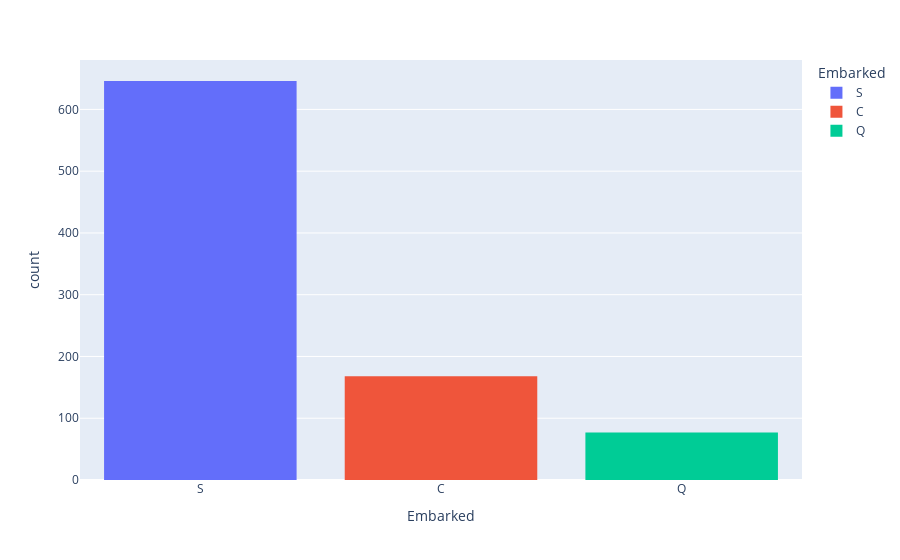

Notebook code for this chart:
### Markdown cell above
Many peope were trvelling in 3rd class in titanic

### Code cell
# checking how many people started their journey from various locations.
fig = px.histogram(data, x='Embarked', color='Embarked')
fig.show()

### Figure 1 — Plotly figure (JSON) as saved in the notebook; plotly's stock layout.template omitted (floating-point values rounded to 4 significant figures; data arrays with more than 128 entries replaced by an {"elided": "..."} marker saying what was removed)
{"data": [{"alignmentgroup": "True", "bingroup": "x", "hovertemplate": "Embarked=%{x}<br>count=%{y}<extra></extra>", "legendgroup": "S", "marker": {"color": "#636efa", "pattern": {"shape": ""}}, "name": "S", "offsetgroup": "S", "orientation": "v", "showlegend": true, "type": "histogram", "x": {"elided": "646 str values"}, "xaxis": "x", "yaxis": "y"}, {"alignmentgroup": "True", "bingroup": "x", "hovertemplate": "Embarked=%{x}<br>count=%{y}<extra></extra>", "legendgroup": "C", "marker": {"color": "#EF553B", "pattern": {"shape": ""}}, "name": "C", "offsetgroup": "C", "orientation": "v", "showlegend": true, "type": "histogram", "x": {"elided": "168 str values"}, "xaxis": "x", "yaxis": "y"}, {"alignmentgroup": "True", "bingroup": "x", "hovertemplate": "Embarked=%{x}<br>count=%{y}<extra></extra>", "legendgroup": "Q", "marker": {"color": "#00cc96", "pattern": {"shape": ""}}, "name": "Q", "offsetgroup": "Q", "orientation": "v", "showlegend": true, "type": "histogram", "x": ["Q", "Q", "Q", "Q", "Q", "Q", "Q", "Q", "Q", "Q", "Q", "Q", "Q", "Q", "Q", "Q", "Q", "Q", "Q", "Q", "Q", "Q", "Q", "Q", "Q", "Q", "Q", "Q", "Q", "Q", "Q", "Q", "Q", "Q", "Q", "Q", "Q", "Q", "Q", "Q", "Q", "Q", "Q", "Q", "Q", "Q", "Q", "Q", "Q", "Q", "Q", "Q", "Q", "Q", "Q", "Q", "Q", "Q", "Q", "Q", "Q", "Q", "Q", "Q", "Q", "Q", "Q", "Q", "Q", "Q", "Q", "Q", "Q", "Q", "Q", "Q", "Q"], "xaxis": "x", "yaxis": "y"}], "layout": {"autosize": true, "barmode": "relative", "legend": {"title": {"text": "Embarked"}, "tracegroupgap": 0}, "margin": {"t": 60}, "xaxis": {"anchor": "y", "autorange": true, "categoryarray": ["S", "C", "Q"], "categoryorder": "array", "domain": [0, 1], "range": [-0.5, 2.5], "title": {"text": "Embarked"}, "type": "category"}, "yaxis": {"anchor": "x", "autorange": true, "domain": [0, 1], "range": [0, 680], "title": {"text": "count"}}}}
